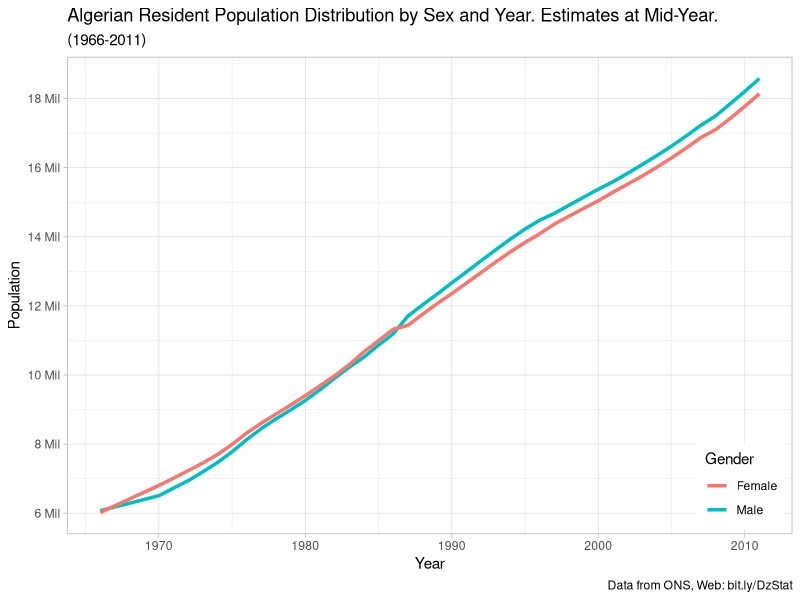
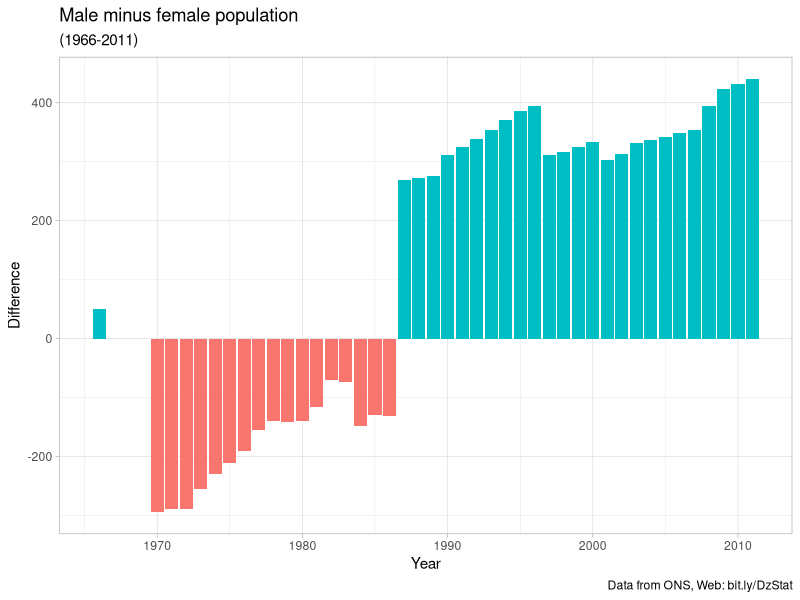
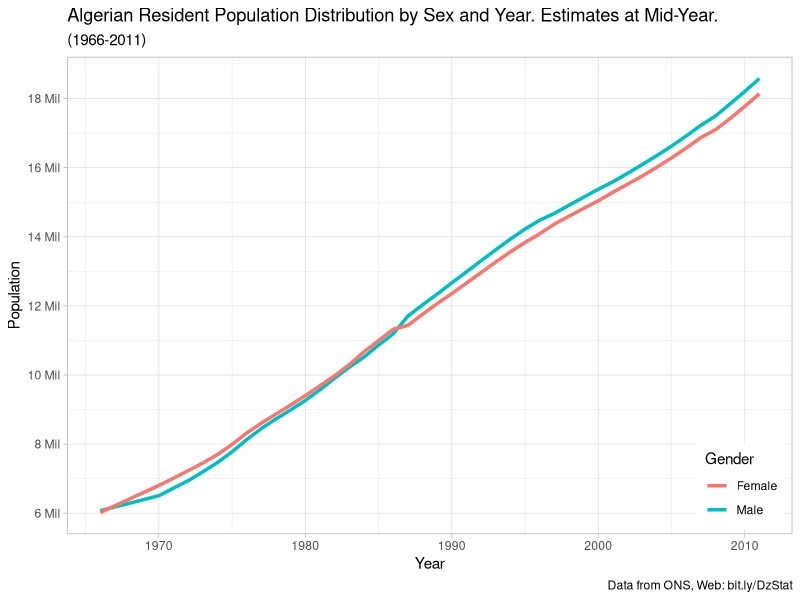
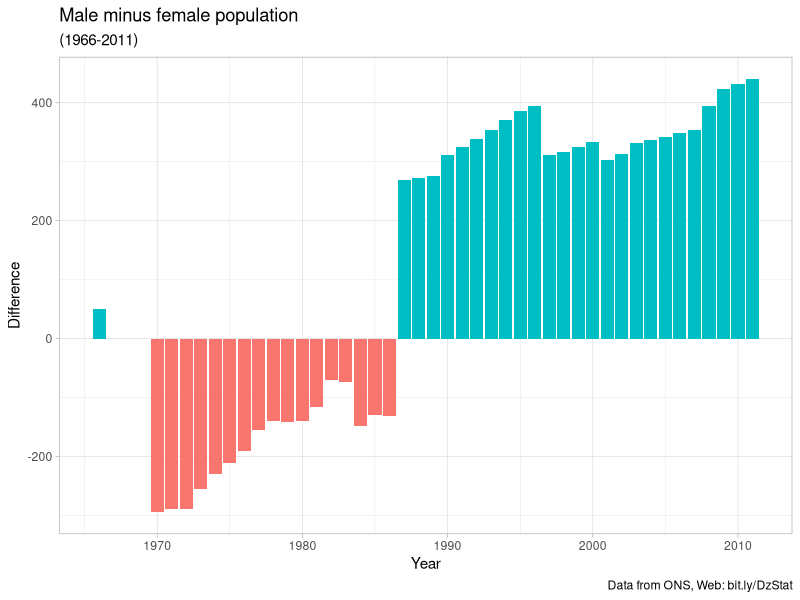

Here is the R script that generated these plots, in order:
library(ggplot2)
library(readxl)

table33 <- read_xlsx("Table33.xlsx")


ggplot(data = table33, aes(x= Year))+
  geom_line(aes(y = Male, color = "Male"), size = 1.2) +
  geom_line(aes(y = Female, color = "Female"), size = 1.2) +
  labs(title = "Algerian Resident Population Distribution by Sex and Year. Estimates at Mid-Year.",subtitle = "(1966-2011)", caption = "Data from ONS, Web: bit.ly/DzStat", y = "Population", color = "Gender") +
  theme_light() + 
  theme(legend.justification = c(1,0), legend.position = c(0.99,0.01))+
  scale_y_continuous(breaks = c(6e3,8e3,10e3,12e3,14e3,16e3,18e3), labels = c("6 Mil","8 Mil","10 Mil","12 Mil","14 Mil","16 Mil","18 Mil"))
  

ggsave("Table33.png", width = 6.5, height = 4, dpi = 300)

malfem <- table33[,1]
malfem[,2] <- table33[,2] - table33[,3]


ggplot(data = malfem, aes(x= Year, y= Male)) +
  geom_bar(aes(fill = Male > 0), stat = "identity") + 
  #scale_fill_manual(guide = FALSE, breaks = c(TRUE, FALSE), values=c("gray", "red")) +
  theme_light() +
  labs(title = "Male minus female population", subtitle = "(1966-2011)", y = "Difference", caption = "Data from ONS, Web: bit.ly/DzStat") +
  theme(legend.position = "none")

ggsave("Table33-1.png", width = 6.5, height = 4, dpi = 300)

           